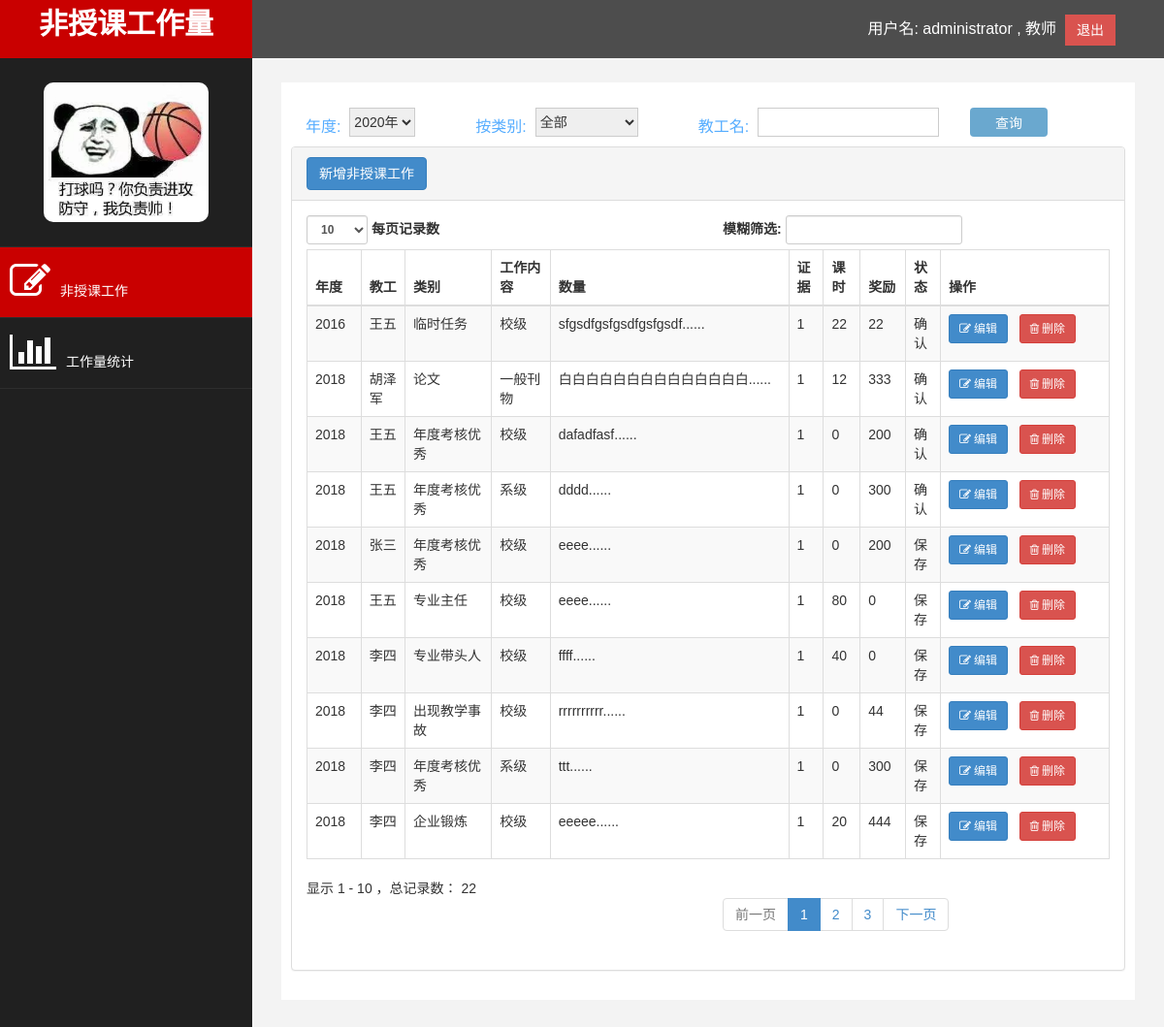
The app's page /work.php (signed in) with its own data.
### tables this page shows
CREATE TABLE `work` (
  `id` int(11) NOT NULL COMMENT '主键',
  `year` varchar(4) NOT NULL COMMENT '材料年度',
  `teacherId` varchar(20) NOT NULL COMMENT '教工号',
  `typeName` varchar(32) NOT NULL COMMENT '类别名称',
  `rankName` varchar(20) NOT NULL COMMENT '级别名',
  `content` varchar(500) NOT NULL COMMENT '内容',
  `amount` int(11) NOT NULL COMMENT '数量',
  `classHour` int(11) DEFAULT NULL COMMENT '折算课时',
  `money` int(11) DEFAULT NULL COMMENT '奖励金额',
  `evidence` varchar(200) DEFAULT NULL COMMENT '证明材料',
  `remarks` varchar(200) DEFAULT NULL COMMENT '备注',
  `recorder` varchar(32) NOT NULL COMMENT '记录人',
  `status` varchar(2) NOT NULL COMMENT '状态'
);

CREATE TABLE `user` (
  `id` int(10) UNSIGNED NOT NULL COMMENT 'id',
  `username` varchar(20) NOT NULL COMMENT '用户名',
  `userId` varchar(30) NOT NULL COMMENT '用户ID',
  `role` varchar(10) NOT NULL COMMENT '用户类型',
  `name` varchar(32) NOT NULL COMMENT '姓名',
  `departmentName` varchar(32) DEFAULT NULL COMMENT '部门',
  `password` varchar(48) NOT NULL COMMENT '密码',
  `status` tinyint(4) NOT NULL COMMENT '状态'
);

### work.php (the view, shortened to what this page needs)
<?php
include_once 'base.php';
include_once 'dbconfig.php';
$typeName = "";
$year = $toyear =date("Y");
$statement = "select work.id,work.year,user.name,work.typeName,work.rankName,work.content,work.amount,work.classHour,work.money,work.status from work,user ";
$statement .="where user.username=work.teacherId ";
$data = array();
$statmentObject = $pdo->prepare($statement);
$statmentObject->execute($data);
$result = $statmentObject->fetchAll();
?>
<div id="page-wrapper">
	<div id="page-inner">
		<div class="row">
			<div class="searchbody">
				<form method='post' action='work.php'>
					<div class="mytype">
						<p class="mytype-title">年度:&nbsp;&nbsp;</p>
						<select class="mytype-item" name="year" width=30>
							<option value="<?=$toyear?>" <?=$year==$toyear?"selected":''?>><?=$toyear?>年</option>
						</select>
					</div>
					<div class="mytype">
						<p class="mytype-title">按类别:&nbsp;&nbsp;</p>
						<select class="mytype-item" name="typename" width=30>
							<option value="0" <?=empty($typeName)?"selected":''?>>全部</option>
						</select>
					</div>
					<div class="mytype">
						<p class="mytype-title">教工名:&nbsp;&nbsp;</p>
						<input type='text' name="name" class="mytype-item" />
					</div>
						<div class="querybtn">
							<input type='submit' value='查询' />
						</div>
				</form>
			</div>
		</div>
		<div class="row">
			<div class="col-md-12">
				<div class="panel panel-default">
					<div class="panel-heading">
						<b><a href='insertwork.php' class="btn btn-primary">新增非授课工作</a></b>
					</div>
					<div class="panel-body">
						<div class="table-responsive">
							<table class="table table-striped table-bordered table-hover"
								id="dataTables-example">
								<thead>
									<tr>
										<th>年度</th>
										<th>教工</th>
										<th>类别</th>
										<th>工作内容</th>
										<th>数量</th>
										<th>证据</th>
										<th>课时</th>
										<th>奖励</th>
										<th>状态</th>
										<th width='140'>操作</th>
									</tr>
								</thead>
								<tbody>
                        		<?php
                                $line = 0;
                                foreach ($result as $row) {
                                    $line ++;
                                    $linecolor = $line % 2 == 0 ? 'odd gradeX' : 'even gradeC';
                                    echo "<tr class='$linecolor'>";
                                    echo "<td>" . $row['year'] . "</td>";
                                    echo "<td>" . $row['name'] . "</td>";
                                    echo "<td>" . $row['typeName'] . "</td>";
                                    echo "<td>" . $row['rankName'] . "</td>";
                                    echo "<td>" .mb_substr($row['content'],0,20,'utf-8')."......</td>";
                                    echo "<td>" . $row['amount'] . "</td>";
                                    echo "<td>" . $row['classHour'] . "</td>";
                                    echo "<td>" . $row['money'] . "</td>";
                                    echo "<td>" . $row['status'] . "</td>";
                                    $url = "editwork.php?id=".$row ['id'];
									$delurl = "deletework.php?id=".$row ['id'];
									echo "<td style='width:150px;'><a class='btn btn-primary btn-sm shiny' href='".$url."'><i class='fa fa-edit'>&nbsp;编辑</i></a>
								    &nbsp;&nbsp;<a class='btn btn-danger btn-sm shiny' href='" . $delurl . "'><i class='fa fa-trash-o'>&nbsp;删除</i></a></td>";
									echo "</tr>";
                                }
                                ?>
								</tbody>
							</table>
						</div>
					</div>
				</div>
			</div>
		</div>
	</div>
</div>
</div>
</body>
</html>

### assets/css/hu.css (style rules this page uses)
.mytype { float: left; margin-left: 30px; margin-top: 16px; margin-right: 32px; }
.mytype-title { font-size: 16px; color: #56adff; float: left; height: 30px; line-height: 0px; }
.mytype-item { float: left; height: 30px; border: 1px solid #ccc; }
.querybtn { float: left; width: 80px; height: 30px; margin-top: 16px; background-color: #6aa8cf; line-height: 30px; text-align: center; color: #ffffff; font-size: 14px; border-radius: 4px; cursor: pointer; }
.querybtn input { height: 30px; line-height: 30px; width: 80px; border: none; background-color: transparent; color: white; -webkit-appearance: none; appearance: none; }

### assets/css/custom.css (style rules this page uses)
body { font-family: 'Open Sans', sans-serif; }
#page-wrapper { padding: 15px 15px; min-height: 600px; background: #F3F3F3; }
#page-inner { width: 100%; margin: 10px 20px 10px 0px; background-color: #fff !important; padding: 10px; min-height: 320px; }
p { font-size: 16px; line-height: 25px; padding-top: 20px; }
@media ( min-width :768px) { #page-wrapper { margin: 0 0 0 260px; padding: 15px 30px; min-height: 1200px; } }

### records on screen
work: year "2018", user.name "胡泽军", typeName "论文", rankName "一般刊物", content "白白白白白白白白白白白白白白", amount "1", classHour "12", money "333", status "确认"
work: year "2018", user.name "王五", typeName "年度考核优秀", rankName "校级", content "dafadfasf", amount "1", classHour "0", money "200", status "确认"
work: year "2018", user.name "王五", typeName "年度考核优秀", rankName "系级", content "dddd", amount "1", classHour "0", money "300", status "确认"
work: year "2018", user.name "张三", typeName "年度考核优秀", rankName "校级", content "eeee", amount "1", classHour "0", money "200", status "保存"
work: year "2018", user.name "王五", typeName "专业主任", rankName "校级", content "eeee", amount "1", classHour "80", money "0", status "保存"
work: year "2018", user.name "李四", typeName "专业带头人", rankName "校级", content "ffff", amount "1", classHour "40", money "0", status "保存"
work: year "2018", user.name "李四", typeName "出现教学事故", rankName "校级", content "rrrrrrrrrr", amount "1", classHour "0", money "44", status "保存"
work: year "2018", user.name "李四", typeName "年度考核优秀", rankName "系级", content "ttt", amount "1", classHour "0", money "300", status "保存"
work: year "2018", user.name "李四", typeName "企业锻炼", rankName "校级", content "eeeee", amount "1", classHour "20", money "444", status "保存"
work: year "2016", user.name "王五", typeName "临时任务", rankName "校级", content "sfgsdfgsfgsdfgsfgsdf", amount "1", classHour "22", money "22", status "确认"

### other values on screen
$userName "administrator"
$ro "教师"
form field year "2020年"
